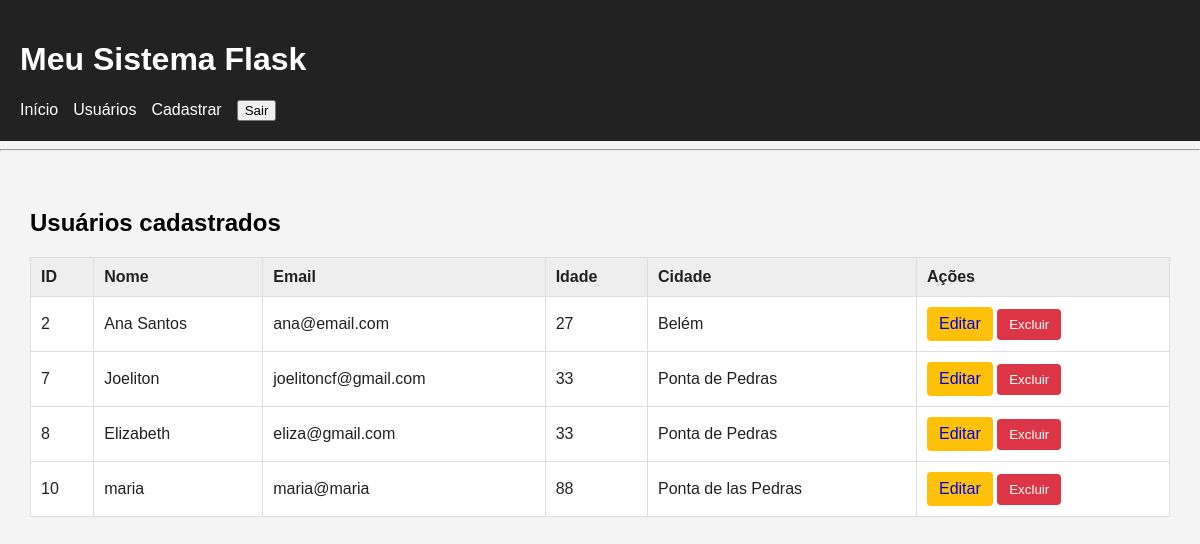
Before: /usuarios/usuarios (signed in) with the older database file.
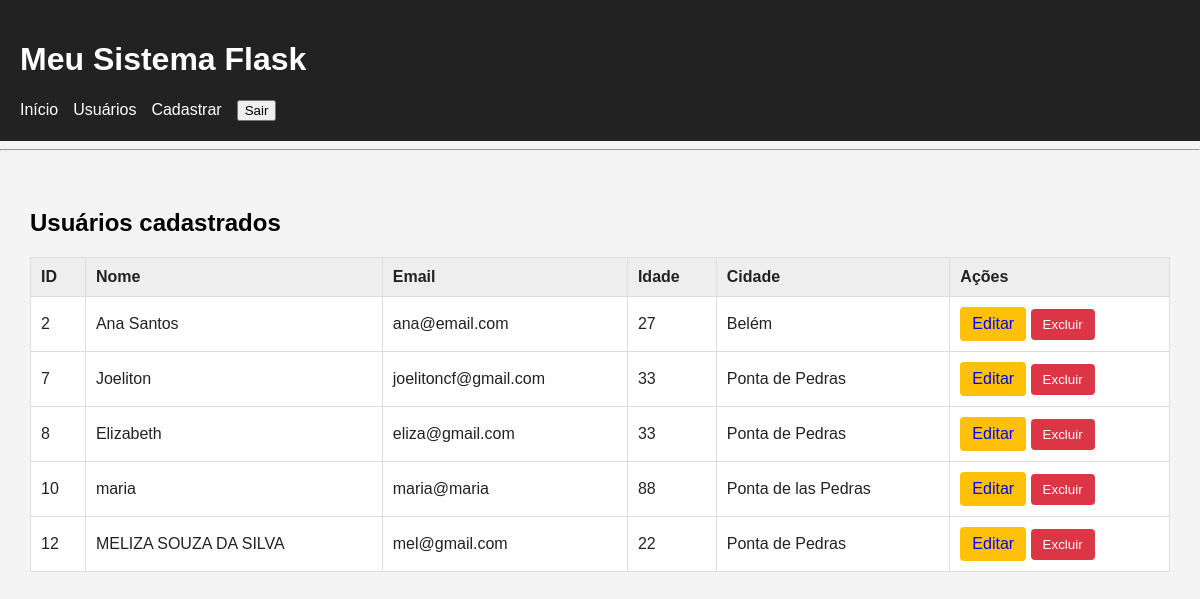
After: the same page with the newer database file.
### tables this page shows
CREATE TABLE usuarios (
                       id  INTEGER PRIMARY KEY AUTOINCREMENT,
                       nome TEXT NOT NULL, 
                       email TEXT NOT NULL,
                       idade INTERGER,
                       cidade TEXT                       
                   );

### routes/usuarios.py (the view)
@usuarios_bp.route("/usuarios")
@login_required
def usuarios():
    lista = listar_usuarios()
    return render_template('usuarios.html', usuarios=lista)

### auth_utils.py (called while the page is built, shortened)
def login_required(funcao):
    @wraps(funcao)
    def verificar_login(*args, **kwargs):
        return funcao(*args, **kwargs)
    return verificar_login

### banco.py (called while the page is built)
def conectar():
    conexao = sqlite3.connect("banco.db")
    conexao.row_factory = sqlite3.Row
    return conexao

def listar_usuarios():
    conexao = conectar()
    cursor = conexao.cursor()
    cursor.execute("""
                       SELECT * FROM usuarios
                       """)
    usuarios = cursor.fetchall()
    conexao.close()
    return usuarios

### templates/usuarios.html (shortened to what this page needs)
{% extends "base.html" %}
{% block conteudo %}
<h2>Usuários cadastrados</h2>
<table class="tabela">
    <thead style="background-color: blue; color: white;">
        <tr>
            <th>ID</th>
            <th>Nome</th>
            <th>Email</th>
            <th>Idade</th>
            <th>Cidade</th>
            <th>Ações</th>
        </tr>
    </thead>
    <tbody>
        {% for usuario in usuarios %}
        <tr>
            <td>{{usuario.id}}</td>
            <td>{{usuario.nome}}</td>
            <td>{{usuario.email}}</td>
            <td>{{usuario.idade}}</td>
            <td>{{usuario.cidade}}</td>
            <td>
                <a href="{{ url_for('usuarios.editar', id=usuario.id) }}" class="botao botao-editar" style="text-decoration: none;">Editar</a>
                <form action="{{ url_for('usuarios.excluir', id=usuario.id) }}" method="POST" class="form-excluir""
                    onsubmit="return confirm('Deseja realmente excluir este usuário?')">
                    <button type="submit" class="botao botao-excluir">Excluir</button>
                </form>
            </td>
        </tr>
        {% endfor %}
    </tbody>
</table>
{% endblock %}

### templates/base.html (shortened to what this page needs)
<!DOCTYPE html>
<html lang="pt-br">
<head>
    <link rel="stylesheet" href="{{url_for('static', filename='css/style.css')}}">
</head>
<body>
    <header>
        <h1>Meu Sistema Flask</h1>
        <nav>
            <a href="{{ url_for('inicio') }}">
                Início
            </a>
            {% if session.get("conta_id") %}
            <a href="{{ url_for('usuarios.usuarios') }}">
                Usuários
            </a>
            <a href="{{ url_for('usuarios.cadastro') }}">
                Cadastrar
            </a>
            <form action="{{ url_for('auth.logout') }}" method="POST" >
                <button type="submit" >
                    Sair
                </button>
            </form>
            {% endif %}
        </nav>
    </header>
    <hr>
    <main>
        {% block conteudo %}
        {% endblock %}
    </main>
</body>
</html>

### static/css/style.css (style rules this page uses)
body { font-family: Arial, sans-serif; margin: 0; background-color: #f4f4f4; }
header { background-color: #222; color: white; padding: 20px; }
main { padding: 30px; }
nav { display: flex; gap: 15px; align-items: center; }
nav a { color: white; text-decoration: none; }
nav form { margin: 0; }
.tabela { width: 100%; border-collapse: collapse; background-color: white; }
.tabela th, .tabela td { border: 1px solid #ddd; padding: 10px; text-align: left; color: #222; }
.tabela th { background-color: #eee; }
.botao { display: inline-block; padding: 8px 12px; text-decoration: none; border: none; border-radius: 4px; cursor: pointer; }
.botao-editar { background-color: #ffc107; }
.botao-excluir { background-color: #dc3545; color: white; }
.form-excluir { display: inline; }

Changed rows visible on the page:
added usuarios: id "12", nome "MELIZA SOUZA DA SILVA", email "mel@gmail.com", idade "22", cidade "Ponta de Pedras"
